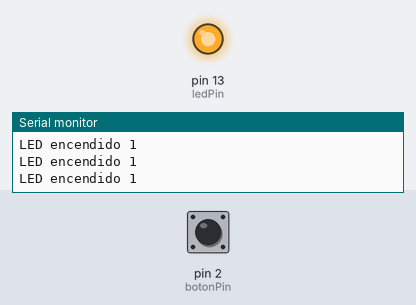
A sketch run on a simulated Arduino Uno, built with avr-gcc and run on an emulated ATmega328P. Parts: output pins drawn as LEDs (lit = HIGH), the last lines printed to the serial monitor. The test bench sets the inputs (shaded band); at power-on: pin 2 (botonPin) HIGH.

Above: at 1.5 s.
1.6 s: pin 2 (botonPin) pulled LOW for 0.4 s
At 1.87 s:
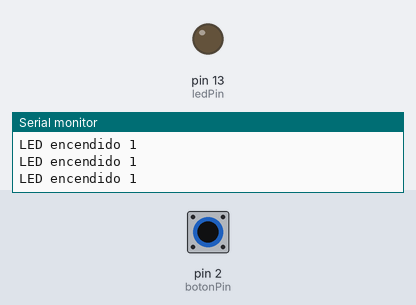
3.5 s: pin 2 (botonPin) pulled LOW for 3.2 s
At 7.0 s:
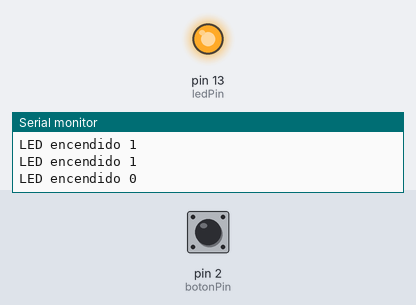
Timing chart, 0 to 8.5 s (numbered marks = the images above; inputs shaded):
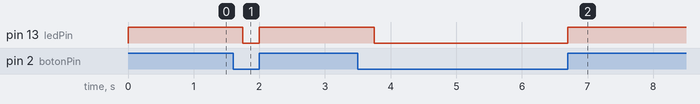

The sketch:

SendDataArduinoToJava.ino
```cpp
const int botonPin = 2; // Pin donde está conectado el botón
const int ledPin = 13;  // Pin donde está conectado el LED

void setup() {
  Serial.begin(9600);
  pinMode(botonPin, INPUT);  // Configura el pin del botón como entrada
  pinMode(ledPin, OUTPUT);   // Configura el pin del LED como salida
}

void loop() {
  int estadoBoton = digitalRead(botonPin);  // Lee el estado del botón (HIGH o LOW)

  // Si el botón se presiona (estado LOW), enciende el LED
  if (estadoBoton == LOW) {
    digitalWrite(ledPin, LOW); // Enciende el LED
  } else {
    Serial.print("LED encendido");
    Serial.print(" ");
    Serial.print(digitalRead(ledPin));
    Serial.print("\n");
    digitalWrite(ledPin, HIGH);  // Apaga el LED
    delay(350);
  }
}
```

Measured:
- after the input at 1.6 s, pin 13 (ledPin): HIGH → LOW after 0.15 s, → HIGH 0.25 s later
- after the input at 3.5 s, pin 13 (ledPin): HIGH → LOW after 0.25 s, → HIGH 2.9 s later
